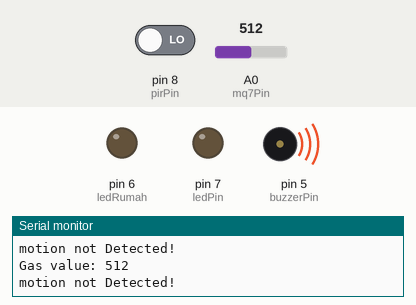
Bench run of a sketch on a simulated Arduino Uno, built with avr-gcc and run on an emulated ATmega328P. Parts: output pins drawn as LEDs (lit = HIGH), buzzer (waves = sounding, pin HIGH), the last lines printed to the serial monitor. The inputs (shaded band) are chosen by the test bench; at power-on: pin 8 (pirPin) LOW, A0 (mq7Pin) = 512.

Above: at 1.2 s.
1.3 s: pin 8 (pirPin) driven HIGH
At 2.5 s:
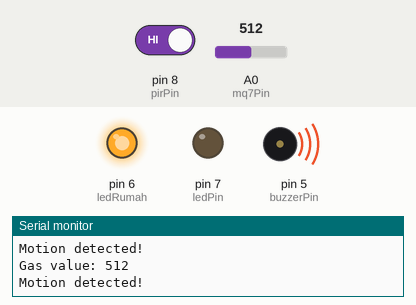
2.8 s: A0 (mq7Pin) set to 692
4.3 s: A0 (mq7Pin) set to 708
At 5.5 s:
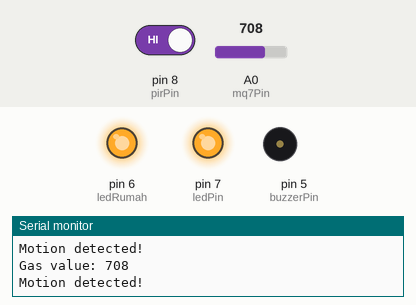
5.8 s: pin 8 (pirPin) driven LOW
At 6.9 s:
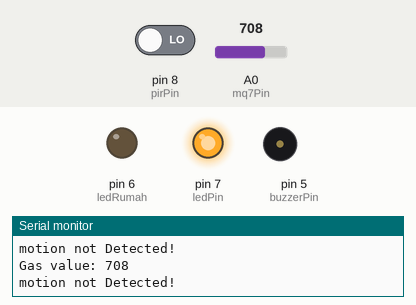
7.3 s: A0 (mq7Pin) set to 690
At 8.4 s:
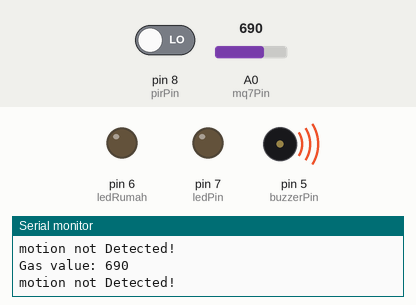
8.8 s: A0 (mq7Pin) set to 710
At 9.9 s:
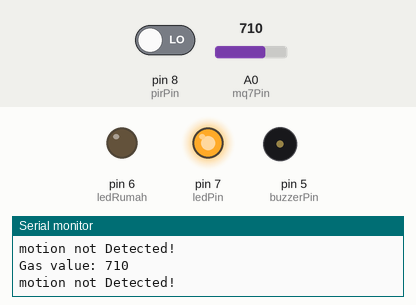
Timing chart, 0 to 11.8 s (numbered marks = the images above; inputs shaded):
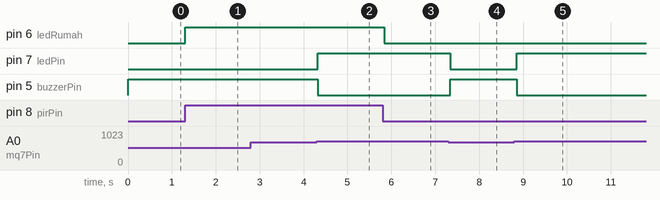

Measured:
- the behaviour switches between 700 and 701 on A0 (mq7Pin) (found by bisection; images 1 and 2)
- after the input at 1.3 s, pin 6 (ledRumah): LOW → HIGH at once
- after the input at 4.3 s, pin 7 (ledPin): LOW → HIGH at once; pin 5 (buzzerPin): HIGH → LOW at once
- after the input at 5.8 s, pin 6 (ledRumah): HIGH → LOW at once
- after the input at 7.3 s, pin 7 (ledPin): HIGH → LOW at once; pin 5 (buzzerPin): LOW → HIGH at once
- after the input at 8.8 s, pin 7 (ledPin): LOW → HIGH after 0.05 s; pin 5 (buzzerPin): HIGH → LOW after 0.05 s

The sketch:

Final_2Sensor.ino
```cpp
// Pin untuk Sensor PIR
const int pirPin = 8;
// Pin untuk Sensor MQ-7
const int mq7Pin = A0;
// Pin untuk Buzzer
const int buzzerPin = 5;
// Pin untuk LED
const int ledPin = 7;
// Pin untuk Lampu Rumah
const int ledRumah = 6;

// Variabel status deteksi
bool gasDetected = false;
bool motionDetected = false;

int val = 0;
int pirState = LOW;

void setup() {
  // Mengatur pin-mode
  pinMode(pirPin, INPUT);
  pinMode(mq7Pin, INPUT);
  pinMode(buzzerPin, OUTPUT);
  pinMode(ledPin, OUTPUT);
  pinMode(ledRumah, OUTPUT);
  // Menghentikan Buzzer dan LED awal
  digitalWrite(buzzerPin, HIGH);
  digitalWrite(ledPin, LOW);

  // Memulai serial monitor
  Serial.begin(9600);
}

void loop() {
  // Membaca status deteksi PIR
  if (digitalRead(pirPin) == HIGH) {
    motionDetected = true;
  }

  // Membaca nilai dari Sensor MQ-7
  int gasValue = analogRead(mq7Pin);
  Serial.println("Gas value: " + String(gasValue));

  // Memeriksa jika nilai gas melebihi batas ambang
  if (gasValue > 700) {
    gasDetected = true;
  } else {
    gasDetected = false;
  }

  // LED RUMAH
val = digitalRead(pirPin);
  if(val == HIGH)
  {
    digitalWrite(ledRumah, HIGH);
      Serial.println("Motion detected!");
  }
      else
     { Serial.println("motion not Detected! ");
    digitalWrite(ledRumah, LOW);
    }


  // Menyalakan atau mematikan Buzzer dan LED berdasarkan status deteksi
  if (!gasDetected) {
    // Gerakan terdeteksi, mematikan Buzzer dan LED
    digitalWrite(buzzerPin, HIGH);
    digitalWrite(ledPin, LOW);
  } else if (gasDetected) {
    // Deteksi gas, menyala Buzzer dan LED
    digitalWrite(buzzerPin, LOW);
    digitalWrite(ledPin, HIGH);
  }

  // Mengatur status deteksi kembali menjadi false
  motionDetected = false;

  // Delay untuk stabilisasi pembacaan
  delay(100);
}
```
